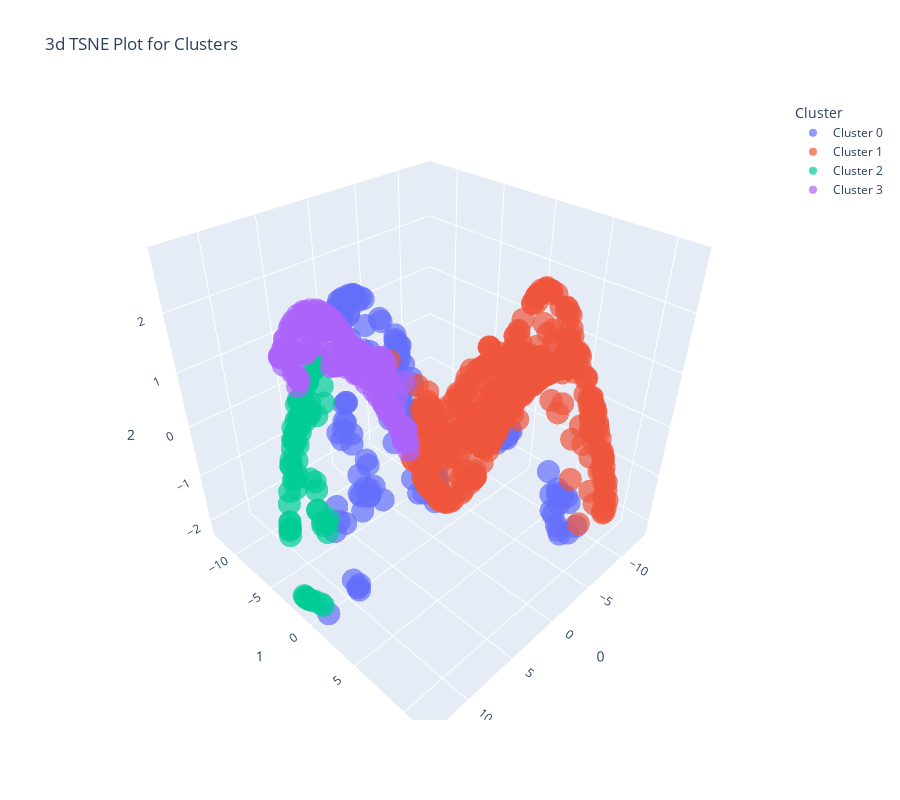

Write notebook code for a chart like this one.
### Code cell
plot_model(kmeans, plot="tsne")

### Figure 1 — Plotly figure (JSON) as saved in the notebook; plotly's stock layout.template omitted (floating-point values rounded to 4 significant figures; data arrays with more than 128 entries replaced by an {"elided": "..."} marker saying what was removed)
{"data": [{"customdata": {"elided": "159x1 float values"}, "hovertemplate": "Cluster=Cluster 0<br>0=%{x}<br>1=%{y}<br>2=%{z}<br>Feature=%{customdata[0]}<extra></extra>", "legendgroup": "Cluster 0", "marker": {"color": "#636efa", "opacity": 0.7, "symbol": "circle"}, "mode": "markers", "name": "Cluster 0", "scene": "scene", "showlegend": true, "type": "scatter3d", "x": {"elided": "159 float values"}, "y": {"elided": "159 float values"}, "z": {"elided": "159 float values"}}, {"customdata": {"elided": "388x1 float values"}, "hovertemplate": "Cluster=Cluster 1<br>0=%{x}<br>1=%{y}<br>2=%{z}<br>Feature=%{customdata[0]}<extra></extra>", "legendgroup": "Cluster 1", "marker": {"color": "#EF553B", "opacity": 0.7, "symbol": "circle"}, "mode": "markers", "name": "Cluster 1", "scene": "scene", "showlegend": true, "type": "scatter3d", "x": {"elided": "388 float values"}, "y": {"elided": "388 float values"}, "z": {"elided": "388 float values"}}, {"customdata": [[40970.0], [32420.0], [38800.0], [35170.0], [38300.0], [42740.0], [32220.0], [57150.0], [35130.0], [37090.0], [55640.0], [60570.0], [63910.0], [65280.0], [66370.0], [69130.0], [68570.0], [70760.0], [41520.0], [41670.0], [42380.0], [44210.0], [48370.0], [48310.0], [35720.0], [35620.0], [34820.0], [35650.0], [37190.0], [45060.0], [46750.0], [42820.0], [38450.0], [38600.0], [39310.0], [40340.0], [39800.0], [33010.0], [46730.0], [47070.0], [44750.0], [42770.0], [41370.0], [39880.0], [41380.0], [39710.0], [39090.0], [39370.0], [31430.0], [30960.0], [33420.0], [43370.0], [42680.0], [44300.0], [43890.0], [44080.0], [49250.0], [30800.0], [38990.0], [40860.0], [51150.0], [33180.0], [38170.0], [37380.0], [36340.0], [41420.0], [44130.0], [32200.0], [32050.0], [38320.0], [30350.0], [30270.0], [35030.0], [32750.0]], "hovertemplate": "Cluster=Cluster 2<br>0=%{x}<br>1=%{y}<br>2=%{z}<br>Feature=%{customdata[0]}<extra></extra>", "legendgroup": "Cluster 2", "marker": {"color": "#00cc96", "opacity": 0.7, "symbol": "circle"}, "mode": "markers", "name": "Cluster 2", "scene": "scene", "showlegend": true, "type": "scatter3d", "x": [11.35, 8.709, 11.17, 9.844, 11.19, 11.75, 8.506, 13.02, 9.76, 10.16, 12.99, 13.08, 13.12, 13.12, 13.12, 13.11, 13.11, 13.1, 12.39, 12.36, 12.3, 12.36, 12.24, 12.24, 9.776, 9.852, 9.674, 9.873, 10.88, 12.41, 12.58, 11.66, 11.21, 11.24, 11.37, 11.56, 11.41, 9.048, 12.15, 12.17, 12.3, 12.11, 12.27, 11.16, 11.41, 11.17, 11.08, 11.19, 8.208, 8.094, 9.133, 12.58, 12.52, 12.66, 12.63, 12.61, 12.32, 8.378, 11.02, 11.59, 12.34, 8.927, 10.94, 11.0, 10.61, 11.8, 12.61, 8.967, 8.892, 10.92, 7.811, 7.838, 9.681, 8.888], "y": [-3.66, -4.039, -1.902, -2.69, -0.7714, -3.942, -3.566, 0.3782, -3.028, -4.71, 0.5815, -0.3064, -0.8755, -1.075, -1.275, -1.456, -1.504, -1.671, 1.626, 0.5666, -0.07287, -1.541, -3.612, -3.656, -4.509, -3.37, -2.997, -3.309, 0.3728, -1.786, -1.507, -3.797, -0.04838, -0.6563, -1.13, -1.627, -1.842, -4.792, -3.659, -3.574, -2.142, -1.677, 0.3901, -3.789, -3.528, -3.407, -2.953, -2.664, -3.572, -3.697, -4.709, 1.564, 1.462, 1.223, 1.19, 0.7664, -3.377, -4.527, -3.329, -2.223, -3.507, -3.8, -2.248, -0.9478, 0.05003, -1.721, 0.7592, -5.354, -5.18, -2.591, -3.519, -3.672, -5.167, -4.405], "z": [0.09266, 1.273, 1.117, 1.488, 1.352, -0.633, 1.481, -1.921, 1.368, 0.3281, -1.928, -1.973, -2.035, -2.053, -2.065, -2.077, -2.075, -2.076, -0.08734, 0.297, 0.4023, 0.3106, -1.044, -1.08, 0.6612, 1.165, 1.415, 1.186, 1.561, 0.1942, 0.08588, -0.3826, 1.351, 1.32, 1.173, 0.9481, 0.9903, 0.9112, -0.9331, -0.8943, 0.1271, 0.5066, 0.4063, 0.1636, 0.1266, 0.4214, 0.7338, 0.8084, 1.53, 1.495, 0.9023, -0.3186, -0.1729, -0.2283, -0.1721, -0.009595, -0.9874, 1.194, 0.5668, 0.7247, -1.151, 1.303, 1.123, 1.45, 1.766, 0.7423, -0.01091, 0.7722, 0.8597, 1.001, 1.585, 1.52, 0.4449, 1.1]}, {"customdata": {"elided": "183x1 float values"}, "hovertemplate": "Cluster=Cluster 3<br>0=%{x}<br>1=%{y}<br>2=%{z}<br>Feature=%{customdata[0]}<extra></extra>", "legendgroup": "Cluster 3", "marker": {"color": "#ab63fa", "opacity": 0.7, "symbol": "circle"}, "mode": "markers", "name": "Cluster 3", "scene": "scene", "showlegend": true, "type": "scatter3d", "x": {"elided": "183 float values"}, "y": {"elided": "183 float values"}, "z": {"elided": "183 float values"}}], "layout": {"height": 800, "legend": {"title": {"text": "Cluster"}, "tracegroupgap": 0}, "scene": {"domain": {"x": [0, 1], "y": [0, 1]}, "xaxis": {"title": {"text": "0"}}, "yaxis": {"title": {"text": "1"}}, "zaxis": {"title": {"text": "2"}}}, "title": {"text": "3d TSNE Plot for Clusters"}, "width": 900}}
